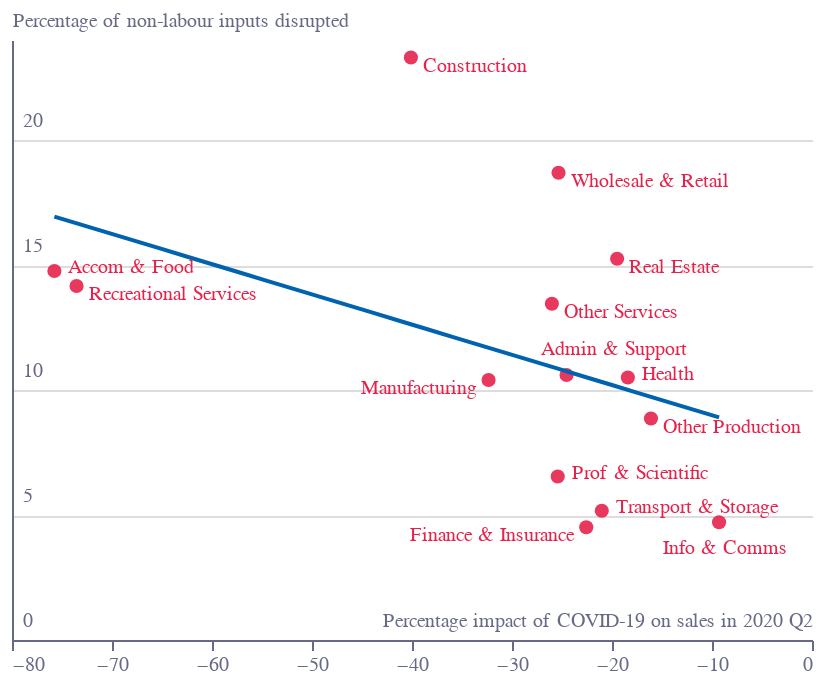

The cell this chart's notebook holds for it:
### Code cell
base = alt.Chart(f4).mark_circle(color=colors['eco-pink'],size=50,opacity=0.9).encode(
        alt.X("Sales:Q",
              axis=alt.Axis(grid=False,title='Percentage impact of COVID-19 on sales in 2020 Q2',
                           labelColor=colors['eco-gray'],titleColor=colors['eco-gray'],
            tickColor=colors['eco-gray'],domainColor=colors['eco-gray'],
            titleAnchor='end',titleY=-15,titleFontSize=10,titleFontWeight="normal",)),
    alt.Y("Disruption:Q",
          axis=alt.Axis(grid=True,title='Percentage of non-labour inputs disrupted',
                       ticks=False,
            labelColor=colors['eco-gray'],titleColor=colors['eco-gray'],
            tickColor=colors['eco-gray'],domainColor=colors['eco-gray'],
            labelAlign="left",
            labelBaseline="middle",
            labelPadding=-5,
            labelOffset=-10,
            titleX=0,
            titleY=-5,
            titleAngle=0,
            titleFontSize=10,
            titleFontWeight="normal",
            titleAlign="left",
            tickCount=4,
            format=".0f",))
)

text1 = base.mark_text(dx=6, dy=4, size=10,color=colors['eco-pink'],align='left').encode(
    text=alt.Text("Industry:N")
).transform_filter(alt.FieldOneOfPredicate(field="Industry", oneOf=['Other Production', 'Construction',
       'Wholesale & Retail', 
        'Real Estate',
       'Recreational Services', 'Other Services']))
text2 = base.mark_text(dx=7, dy=-2, size=10,color=colors['eco-pink'],align='left').encode(
    text=alt.Text("Industry:N")
).transform_filter(alt.FieldOneOfPredicate(field="Industry", oneOf=['Accom & Food',
       'Health','Transport & Storage','Prof & Scientific']))
text3 = base.mark_text(dx=-6, dy=4, size=10,color=colors['eco-pink'],align='right').encode(
    text=alt.Text("Industry:N")
).transform_filter(alt.FieldOneOfPredicate(field="Industry", oneOf=['Manufacturing','Finance & Insurance']))
text4 = base.mark_text(dx=-13, dy=-13, size=10,color=colors['eco-pink'],align='left').encode(
    text=alt.Text("Industry:N")
).transform_filter(alt.FieldOneOfPredicate(field="Industry", oneOf=['Admin & Support']))
text5 = base.mark_text(dx=3, dy=13, size=10,color=colors['eco-pink'],align='center').encode(
    text=alt.Text("Industry:N")
).transform_filter(alt.FieldOneOfPredicate(field="Industry", oneOf=['Info & Comms']))

polynomial_fit = base.transform_regression(
        "Sales", "Disruption", method="poly", order=1
    ).mark_line(color=colors['eco-mid-blue'],opacity=1)
    
layer = (
    base+polynomial_fit+text1+text2+text3+text4+text5
).configure_view(stroke=None).properties(title="").properties(height=300, width=400)
layer.save("visualisation/" + f + ".json")
layer

### Figure 1 — Vega-Lite specification as saved in the notebook (floating-point values rounded to 4 significant figures)
{"config": {"view": {"continuousWidth": 400, "continuousHeight": 300, "stroke": null}}, "layer": [{"mark": {"type": "circle", "color": "#E6224B", "opacity": 0.9, "size": 50}, "encoding": {"x": {"type": "quantitative", "axis": {"domainColor": "#676A86", "grid": false, "labelColor": "#676A86", "tickColor": "#676A86", "title": "Percentage impact of COVID-19 on sales in 2020 Q2", "titleAnchor": "end", "titleColor": "#676A86", "titleFontSize": 10, "titleFontWeight": "normal", "titleY": -15}, "field": "Sales"}, "y": {"type": "quantitative", "axis": {"domainColor": "#676A86", "format": ".0f", "grid": true, "labelAlign": "left", "labelBaseline": "middle", "labelColor": "#676A86", "labelOffset": -10, "labelPadding": -5, "tickColor": "#676A86", "tickCount": 4, "ticks": false, "title": "Percentage of non-labour inputs disrupted", "titleAlign": "left", "titleAngle": 0, "titleColor": "#676A86", "titleFontSize": 10, "titleFontWeight": "normal", "titleX": 0, "titleY": -5}, "field": "Disruption"}}}, {"mark": {"type": "line", "color": "#0063AF", "opacity": 1}, "encoding": {"x": {"type": "quantitative", "axis": {"domainColor": "#676A86", "grid": false, "labelColor": "#676A86", "tickColor": "#676A86", "title": "Percentage impact of COVID-19 on sales in 2020 Q2", "titleAnchor": "end", "titleColor": "#676A86", "titleFontSize": 10, "titleFontWeight": "normal", "titleY": -15}, "field": "Sales"}, "y": {"type": "quantitative", "axis": {"domainColor": "#676A86", "format": ".0f", "grid": true, "labelAlign": "left", "labelBaseline": "middle", "labelColor": "#676A86", "labelOffset": -10, "labelPadding": -5, "tickColor": "#676A86", "tickCount": 4, "ticks": false, "title": "Percentage of non-labour inputs disrupted", "titleAlign": "left", "titleAngle": 0, "titleColor": "#676A86", "titleFontSize": 10, "titleFontWeight": "normal", "titleX": 0, "titleY": -5}, "field": "Disruption"}}, "transform": [{"on": "Sales", "regression": "Disruption", "method": "poly", "order": 1}]}, {"mark": {"type": "text", "align": "left", "color": "#E6224B", "dx": 6, "dy": 4, "size": 10}, "encoding": {"text": {"type": "nominal", "field": "Industry"}, "x": {"type": "quantitative", "axis": {"domainColor": "#676A86", "grid": false, "labelColor": "#676A86", "tickColor": "#676A86", "title": "Percentage impact of COVID-19 on sales in 2020 Q2", "titleAnchor": "end", "titleColor": "#676A86", "titleFontSize": 10, "titleFontWeight": "normal", "titleY": -15}, "field": "Sales"}, "y": {"type": "quantitative", "axis": {"domainColor": "#676A86", "format": ".0f", "grid": true, "labelAlign": "left", "labelBaseline": "middle", "labelColor": "#676A86", "labelOffset": -10, "labelPadding": -5, "tickColor": "#676A86", "tickCount": 4, "ticks": false, "title": "Percentage of non-labour inputs disrupted", "titleAlign": "left", "titleAngle": 0, "titleColor": "#676A86", "titleFontSize": 10, "titleFontWeight": "normal", "titleX": 0, "titleY": -5}, "field": "Disruption"}}, "transform": [{"filter": {"field": "Industry", "oneOf": ["Other Production", "Construction", "Wholesale & Retail", "Real Estate", "Recreational Services", "Other Services"]}}]}, {"mark": {"type": "text", "align": "left", "color": "#E6224B", "dx": 7, "dy": -2, "size": 10}, "encoding": {"text": {"type": "nominal", "field": "Industry"}, "x": {"type": "quantitative", "axis": {"domainColor": "#676A86", "grid": false, "labelColor": "#676A86", "tickColor": "#676A86", "title": "Percentage impact of COVID-19 on sales in 2020 Q2", "titleAnchor": "end", "titleColor": "#676A86", "titleFontSize": 10, "titleFontWeight": "normal", "titleY": -15}, "field": "Sales"}, "y": {"type": "quantitative", "axis": {"domainColor": "#676A86", "format": ".0f", "grid": true, "labelAlign": "left", "labelBaseline": "middle", "labelColor": "#676A86", "labelOffset": -10, "labelPadding": -5, "tickColor": "#676A86", "tickCount": 4, "ticks": false, "title": "Percentage of non-labour inputs disrupted", "titleAlign": "left", "titleAngle": 0, "titleColor": "#676A86", "titleFontSize": 10, "titleFontWeight": "normal", "titleX": 0, "titleY": -5}, "field": "Disruption"}}, "transform": [{"filter": {"field": "Industry", "oneOf": ["Accom & Food", "Health", "Transport & Storage", "Prof & Scientific"]}}]}, {"mark": {"type": "text", "align": "right", "color": "#E6224B", "dx": -6, "dy": 4, "size": 10}, "encoding": {"text": {"type": "nominal", "field": "Industry"}, "x": {"type": "quantitative", "axis": {"domainColor": "#676A86", "grid": false, "labelColor": "#676A86", "tickColor": "#676A86", "title": "Percentage impact of COVID-19 on sales in 2020 Q2", "titleAnchor": "end", "titleColor": "#676A86", "titleFontSize": 10, "titleFontWeight": "normal", "titleY": -15}, "field": "Sales"}, "y": {"type": "quantitative", "axis": {"domainColor": "#676A86", "format": ".0f", "grid": true, "labelAlign": "left", "labelBaseline": "middle", "labelColor": "#676A86", "labelOffset": -10, "labelPadding": -5, "tickColor": "#676A86", "tickCount": 4, "ticks": false, "title": "Percentage of non-labour inputs disrupted", "titleAlign": "left", "titleAngle": 0, "titleColor": "#676A86", "titleFontSize": 10, "titleFontWeight": "normal", "titleX": 0, "titleY": -5}, "field": "Disruption"}}, "transform": [{"filter": {"field": "Industry", "oneOf": ["Manufacturing", "Finance & Insurance"]}}]}, {"mark": {"type": "text", "align": "left", "color": "#E6224B", "dx": -13, "dy": -13, "size": 10}, "encoding": {"text": {"type": "nominal", "field": "Industry"}, "x": {"type": "quantitative", "axis": {"domainColor": "#676A86", "grid": false, "labelColor": "#676A86", "tickColor": "#676A86", "title": "Percentage impact of COVID-19 on sales in 2020 Q2", "titleAnchor": "end", "titleColor": "#676A86", "titleFontSize": 10, "titleFontWeight": "normal", "titleY": -15}, "field": "Sales"}, "y": {"type": "quantitative", "axis": {"domainColor": "#676A86", "format": ".0f", "grid": true, "labelAlign": "left", "labelBaseline": "middle", "labelColor": "#676A86", "labelOffset": -10, "labelPadding": -5, "tickColor": "#676A86", "tickCount": 4, "ticks": false, "title": "Percentage of non-labour inputs disrupted", "titleAlign": "left", "titleAngle": 0, "titleColor": "#676A86", "titleFontSize": 10, "titleFontWeight": "normal", "titleX": 0, "titleY": -5}, "field": "Disruption"}}, "transform": [{"filter": {"field": "Industry", "oneOf": ["Admin & Support"]}}]}, {"mark": {"type": "text", "align": "center", "color": "#E6224B", "dx": 3, "dy": 13, "size": 10}, "encoding": {"text": {"type": "nominal", "field": "Industry"}, "x": {"type": "quantitative", "axis": {"domainColor": "#676A86", "grid": false, "labelColor": "#676A86", "tickColor": "#676A86", "title": "Percentage impact of COVID-19 on sales in 2020 Q2", "titleAnchor": "end", "titleColor": "#676A86", "titleFontSize": 10, "titleFontWeight": "normal", "titleY": -15}, "field": "Sales"}, "y": {"type": "quantitative", "axis": {"domainColor": "#676A86", "format": ".0f", "grid": true, "labelAlign": "left", "labelBaseline": "middle", "labelColor": "#676A86", "labelOffset": -10, "labelPadding": -5, "tickColor": "#676A86", "tickCount": 4, "ticks": false, "title": "Percentage of non-labour inputs disrupted", "titleAlign": "left", "titleAngle": 0, "titleColor": "#676A86", "titleFontSize": 10, "titleFontWeight": "normal", "titleX": 0, "titleY": -5}, "field": "Disruption"}}, "transform": [{"filter": {"field": "Industry", "oneOf": ["Info & Comms"]}}]}], "data": {"name": "data-95f003864a4cd1c23fdee102e68964d8"}, "height": 300, "title": "", "width": 400, "$schema": "https://vega.github.io/schema/vega-lite/v4.8.1.json", "datasets": {"data-95f003864a4cd1c23fdee102e68964d8": [{"Industry": "Manufacturing", "Sales": -32.34, "Disruption": 10.4}, {"Industry": "Other Production", "Sales": -16.1, "Disruption": 8.86}, {"Industry": "Construction", "Sales": -40.11, "Disruption": 23.3}, {"Industry": "Wholesale & Retail", "Sales": -25.35, "Disruption": 18.69}, {"Industry": "Transport & Storage", "Sales": -21.02, "Disruption": 5.17}, {"Industry": "Accom & Food", "Sales": -75.76, "Disruption": 14.76}, {"Industry": "Info & Comms", "Sales": -9.294, "Disruption": 4.71}, {"Industry": "Finance & Insurance", "Sales": -22.57, "Disruption": 4.51}, {"Industry": "Real Estate", "Sales": -19.49, "Disruption": 15.25}, {"Industry": "Prof & Scientific", "Sales": -25.43, "Disruption": 6.54}, {"Industry": "Admin & Support", "Sales": -24.55, "Disruption": 10.6}, {"Industry": "Health", "Sales": -18.41, "Disruption": 10.5}, {"Industry": "Recreational Services", "Sales": -73.54, "Disruption": 14.16}, {"Industry": "Other Services", "Sales": -26.01, "Disruption": 13.45}]}}
